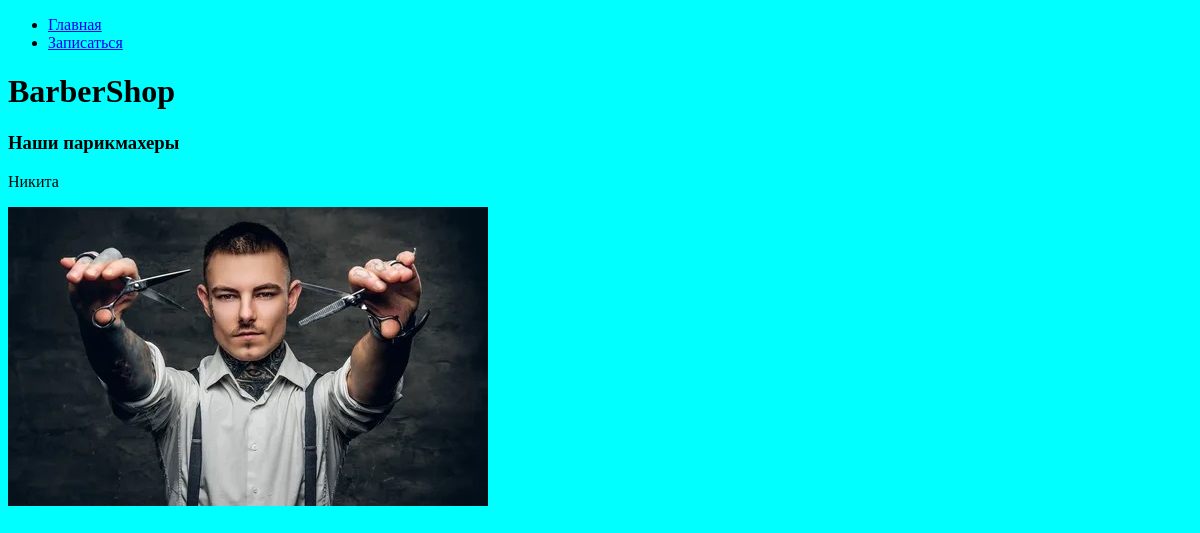
The app's page /, older data.
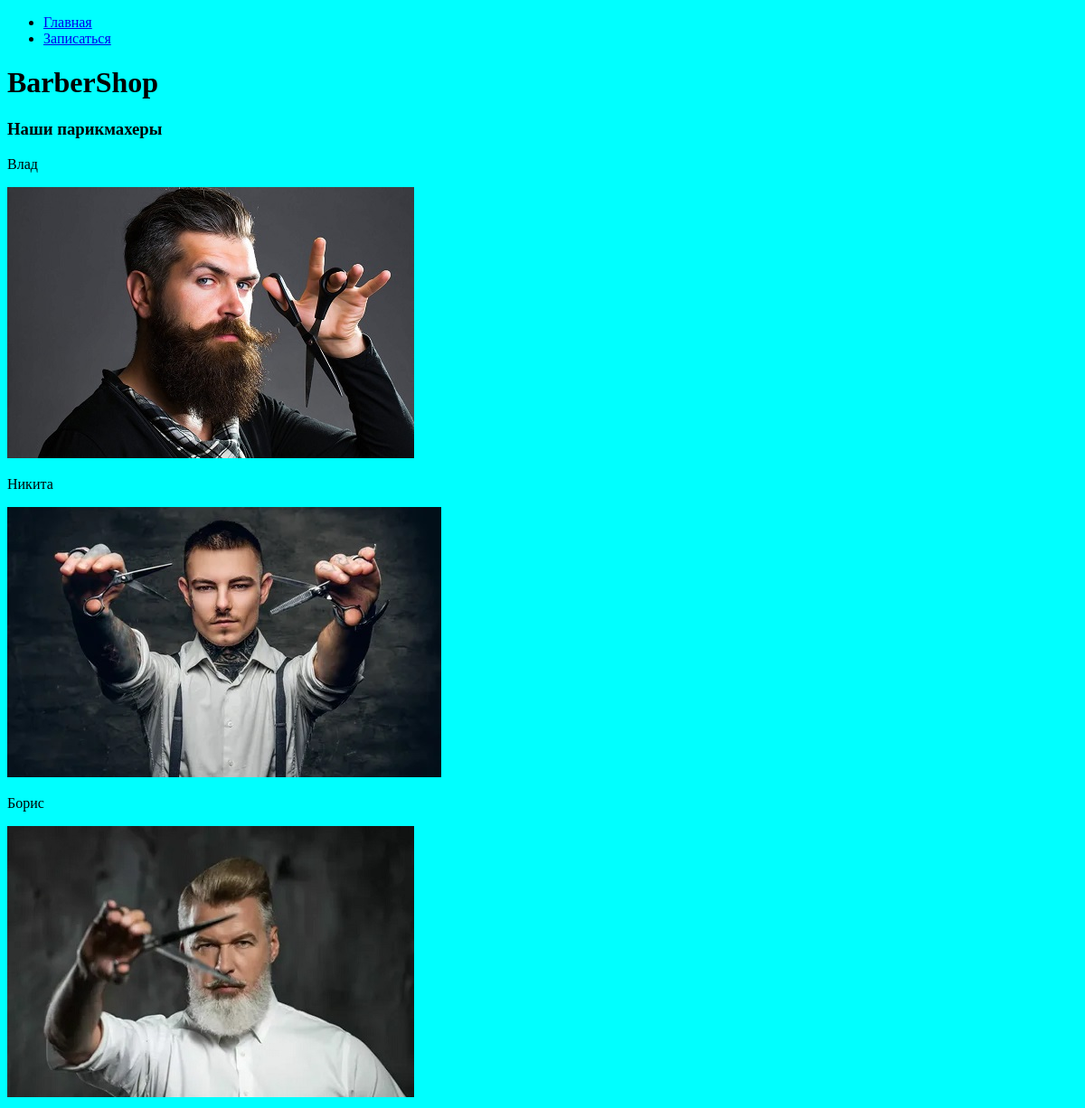
The same page, newer data.
### barbershop/models.py (models this page shows, shortened)
class Barbers(models.Model):
    barber_name = models.CharField(max_length=100, db_index=True, verbose_name="Имя")
    barber_image = models.ImageField(upload_to='barbers/images/')
    created = models.DateTimeField(auto_now_add=True, verbose_name="Был добавлен")
    class Meta:
        verbose_name = 'Барбера'
        verbose_name_plural = 'Барберы'
        ordering = ['-created']

### barbershop/views.py (the view)
# urls.py: path('', views.barbershop, name='barbershop')
def barbershop(request):
    barbers = Barbers.objects.all()
    return render(request, 'barbershop/barbershop.html', {'barbers': barbers})

### barbershop/templates/barbershop/barbershop.html
{% extends 'barbershop/base.html' %}
{% block content %}
    <h1>BarberShop</h1>
    <h3>Наши парикмахеры</h3>
    {% for barber in barbers %}
        <p>{{ barber.barber_name }}</p>
        <img src="{{ barber.barber_image.url }}" alt="">
    {% endfor %}
{% endblock %}

### barbershop/templates/barbershop/base.html (shortened to what this page needs)
{% load static %}
<!DOCTYPE html>
<html lang="en">
<head>
    <link rel="stylesheet" href="{% static 'css/style.css' %}">
</head>
<body>
    <div class="menu">
        <div class="wrap">
            <ul>
                <li><a href="{% url 'barbershop:barbershop' %}">Главная</a></li>
                <li><a href="{% url 'appointment:appointment' %}">Записаться</a></li>
            </ul>
        </div>
    </div>
    {% block content %}
    {% endblock %}
</body>
</html>

### barbershop/static/css/style.css (style rules this page uses)
body { background-color: aqua; }

Row changes from the older to the newer data that the page shows:
added Barbers: barber_name "Влад", barber_image (picture)
added Barbers: barber_name "Борис", barber_image (picture)
